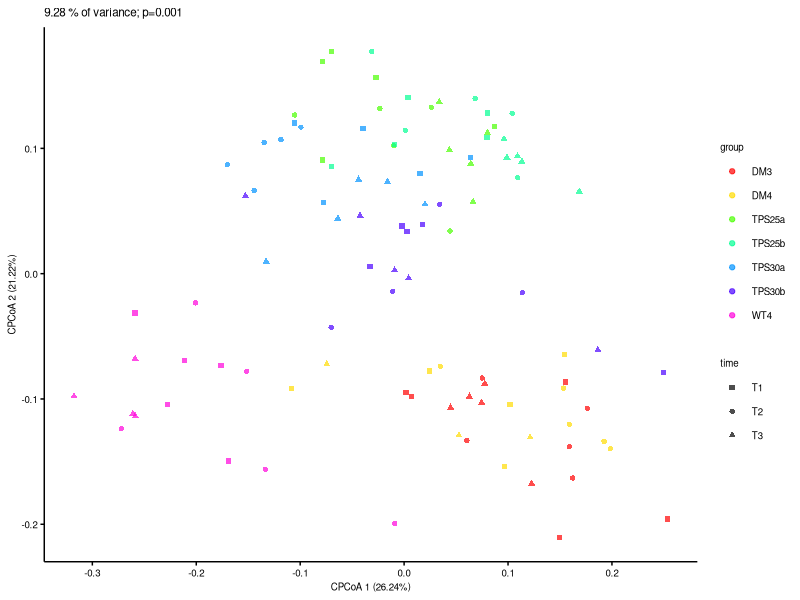
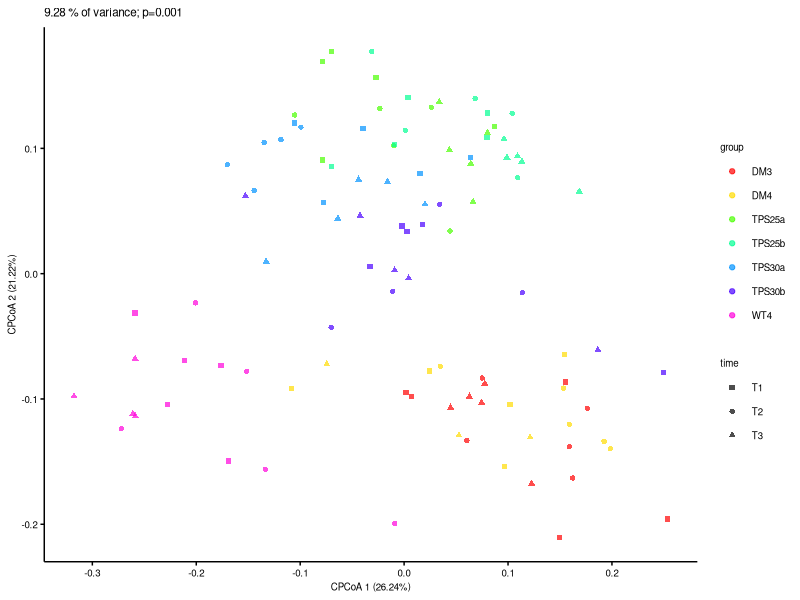

Source code (R) for these figures, in order:
# Set working enviroment in Rstudio, select Session - Set working directory - To source file location, default is runing directory
library("ggplot2") # load related packages
library("grid")
library("scales")
library("vegan")

# Set ggplot2 drawing parameter, such as axis line and text size, lengend and title size, and so on.
main_theme = theme(panel.background=element_blank(),
                    panel.grid=element_blank(),
                    axis.line.x=element_line(size=.5, colour="black"),
                    axis.line.y=element_line(size=.5, colour="black"),
                    axis.ticks=element_line(color="black"),
                    axis.text=element_text(color="black", size=7),
                    legend.position="right",
                    legend.background=element_blank(),
                    legend.key=element_blank(),
                    legend.text= element_text(size=7),
                    text=element_text(family="sans", size=7))

# Public file 1. "design.txt"  Design of experiment
design = read.table("design.txt", header=T, row.names= 1, sep="\t") 

# setting subset design
if (TRUE){
	sub_design = subset(design,GroupID %in% c("DM3","DM4","TPS25a","TPS25b","TPS30a","TPS30b","WT4") ) # select group1
}else{
	sub_design = design
}
if (TRUE){
	sub_design = subset(sub_design,batch %in% c("3") ) # select group2
}

# Set group style, single or combine
if (FALSE){
	sub_design$group=paste(sub_design$GroupID,sub_design$batch,sep = "")
}else{
	sub_design$group=sub_design$GroupID
}

# Set group order
if ("TRUE" == "TRUE") {
    sub_design$group  = factor(sub_design$group, levels=c("DM3","DM4","TPS25a","TPS25b","TPS30a","TPS30b","WT4"))   # set group order
}

print(paste("Number of group: ",length(unique(sub_design$group)),sep="")) # show group numbers

# 按组上色
colors = data.frame(group=unique(sub_design$group), 
                    color=rainbow(length(unique(sub_design$group)))) 
#shapes = data.frame(group=unique(sub_design$group),shape=c(1:length(unique(sub_design$group))))
# 按批次设置形状
shapes = data.frame(group=unique(sub_design$time),shape=c(15:(length(unique(sub_design$time))+14)))


# Function for analysis CPCoA/CCA result
variability_table = function(cca){
  chi = c(cca$tot.chi, cca$CCA$tot.chi, cca$CA$tot.chi)
  variability_table = cbind(chi, chi/chi[1])
  colnames(variability_table) = c("inertia", "proportion")
  rownames(variability_table) = c("total", "constrained", "unconstrained")
  return(variability_table)
}

# Load css OTU table, shape color same with beta diversity
otu_table = read.table("otu_table_css.txt", sep="\t", header=T, row.names= 1) # CSS norm otu table
idx = rownames(sub_design) %in% colnames(otu_table) 
sub_design = sub_design[idx,]
sub_otu_table = otu_table[, rownames(sub_design)] 

# Constrained analysis OTU table by genotype
capscale.gen = capscale(t(sub_otu_table) ~ group, data=sub_design, add=F, sqrt.dist=T, distance="bray") 

# ANOVA-like permutation analysis
perm_anova.gen = anova.cca(capscale.gen)

# generate variability tables and calculate confidence intervals for the variance
var_tbl.gen = variability_table(capscale.gen)
eig = capscale.gen$CCA$eig
variance = var_tbl.gen["constrained", "proportion"]
p.val = perm_anova.gen[1, 4]

# extract the weighted average (sample) scores
points = capscale.gen$CCA$wa[, 1:3]
points = as.data.frame(points)
colnames(points) = c("x", "y","z")
points = cbind(points, sub_design[match(rownames(points), rownames(sub_design)),])

# plot CPCo 1 and 2
p = ggplot(points, aes(x=x, y=y, color=group, shape=time)) +
  geom_point(alpha=.7, size=1.5) +
  scale_colour_manual(values=as.character(colors$color)) +
  scale_shape_manual(values=shapes$shape)+
  labs(x=paste("CPCoA 1 (", format(100 * eig[1] / sum(eig), digits=4), "%)", sep=""),
       y=paste("CPCoA 2 (", format(100 * eig[2] / sum(eig), digits=4), "%)", sep="")) + 
  ggtitle(paste(format(100 * variance, digits=3), " % of variance; p=",format(p.val, digits=2),sep="")) + main_theme
p
ggsave(paste( "fig4a.CPCoA.pdf", sep=""), p, width = 5, height = 3)


